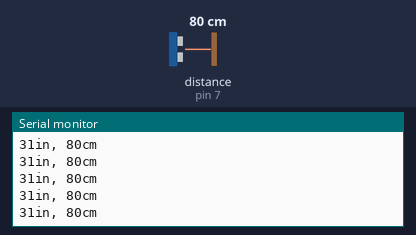
This sketch was run on a simulated Arduino Uno, built with avr-gcc and run on an emulated ATmega328P. Parts: the last lines printed to the serial monitor. Wiring (inferred from the names in the program): ultrasonic range finder: trigger pin 8; echo pin 7. Inputs (shaded band) come from the test bench; at power-on: distance to the obstacle (sensor on pin 7) 80 cm. The echo pulse lasts 58.3 µs per cm.

Above: at 1.2 s.
1.3 s: distance to the obstacle (sensor on pin 7) set to 2 cm
At 1.38 s:
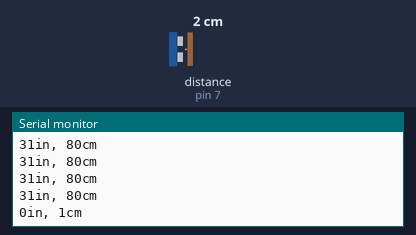
4.3 s: distance to the obstacle (sensor on pin 7) set to 4 cm
At 4.3 s:
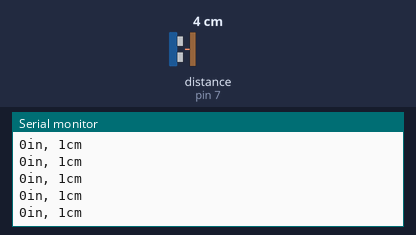
5.8 s: distance to the obstacle (sensor on pin 7) set to 35 cm
At 5.82 s:
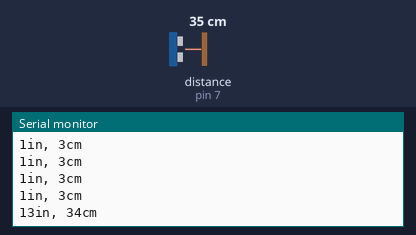
Timing chart, 0 to 8.8 s (numbered marks = the images above; inputs shaded):
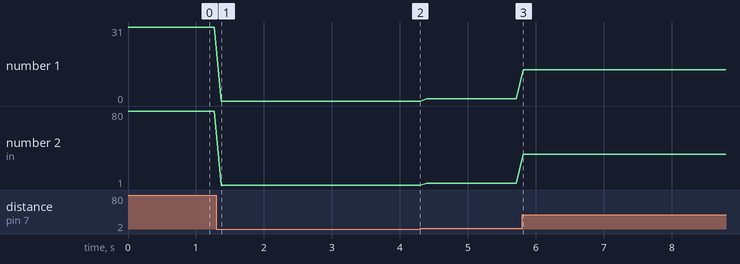

The sketch:

ultrasonic.ino
```cpp
const int trigPin = 8;
const int echoPin = 7;

void setup() {
  // initialize serial communication:
  Serial.begin(9600);
}

void loop()
{
  // establish variables for duration of the ping,
  // and the distance result in inches and centimeters:
  long duration, inches, cm;

  // The sensor is triggered by a HIGH pulse of 10 or more microseconds.
  // Give a short LOW pulse beforehand to ensure a clean HIGH pulse:
  pinMode(trigPin, OUTPUT);
  digitalWrite(trigPin, LOW);
  delayMicroseconds(2);
  digitalWrite(trigPin, HIGH);
  delayMicroseconds(10);
  digitalWrite(trigPin, LOW);

  // Read the signal from the sensor: a HIGH pulse whose
  // duration is the time (in microseconds) from the sending
  // of the ping to the reception of its echo off of an object.
  pinMode(echoPin, INPUT);
  duration = pulseIn(echoPin, HIGH);

  // convert the time into a distance
  inches = microsecondsToInches(duration);
  cm = microsecondsToCentimeters(duration);

  if(inches <= 200){
    Serial.print(inches);
    Serial.print("in, ");
    Serial.print(cm);
    Serial.print("cm");
    Serial.println();
  } else {
    Serial.println(-1);
  }

  delay(100);
}

long microsecondsToInches(long microseconds)
{
  // According to Parallax's datasheet for the PING))), there are
  // 73.746 microseconds per inch (i.e. sound travels at 1130 feet per
  // second).  This gives the distance travelled by the ping, outbound
  // and return, so we divide by 2 to get the distance of the obstacle.
  // See: http://www.parallax.com/dl/docs/prod/acc/28015-PING-v1.3.pdf
  return microseconds / 74 / 2;
}

long microsecondsToCentimeters(long microseconds)
{
  // The speed of sound is 340 m/s or 29 microseconds per centimeter.
  // The ping travels out and back, so to find the distance of the
  // object we take half of the distance travelled.
  return microseconds / 29 / 2;
}
```

Measured:
- after the input at 1.3 s, the serial monitor: prints a new line after 0.07 s (image 1)
- after the input at 5.8 s, the serial monitor: prints a new line at once (image 3)
- plotted number 1: 31 → 0 after the input at 1.3 s, 1 → 13 after the input at 5.8 s
- plotted number 2: 80 → 1 after the input at 1.3 s, 1 → 3 after the input at 4.3 s, 3 → 34 after the input at 5.8 s
